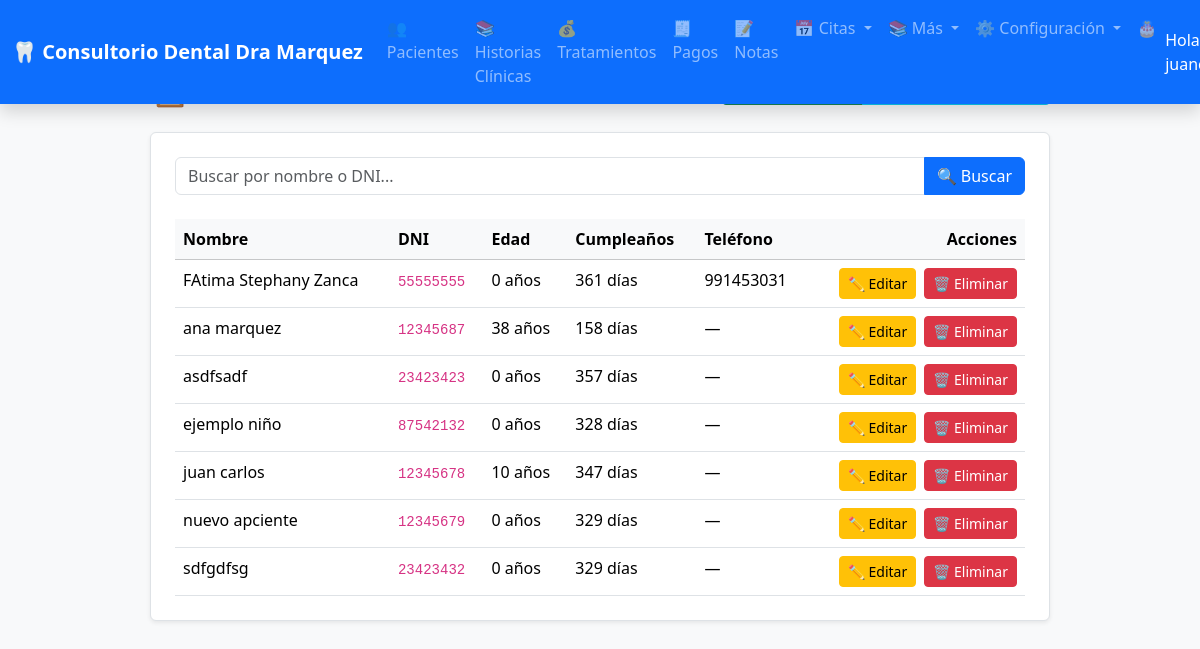
/pacientes/ (signed in), run on the app's committed database.
### configuracion/models.py (models this page shows, shortened)
class ConfiguracionConsultorio(models.Model):
    nombre_consultorio = models.CharField(
        max_length=200,
        default='Consultorio Dental',
        help_text='Nombre del consultorio'
    )
    nombre_doctor = models.CharField(
        max_length=200,
        blank=True,
        help_text='Nombre del doctor/a principal'
    )
    logo = models.ImageField(
        upload_to='configuracion/logos/',
        blank=True,
        null=True,
        help_text='Logo del consultorio (recomendado: 200x200px, PNG con fondo transparente)'
    )
    telefono = models.CharField(
        max_length=20,
        blank=True,
        help_text='Teléfono de contacto'
    )
    email = models.EmailField(
        blank=True,
        help_text='Email de contacto'
    )
    direccion = models.TextField(
        blank=True,
        help_text='Dirección del consultorio'
    )
    sitio_web = models.URLField(
        blank=True,
        help_text='Sitio web (opcional)'
    )
    facebook = models.URLField(blank=True, help_text='URL de Facebook')
    instagram = models.URLField(blank=True, help_text='URL de Instagram')
    modulo_protocolos_activo = models.BooleanField(
        default=True,
        verbose_name='Activar Módulo Protocolo Niños',
        help_text='Si se desactiva, se ocultará la pestaña y funcionalidades de Protocolo Niños.'
    )
    modulo_programa_salud_activo = models.BooleanField(
        default=True,
        verbose_name='Activar Módulo Programa Salud-Confort',
        help_text='Si se desactiva, se ocultará la pestaña y funcionalidades de Programa Salud.'
    )
    class Meta:
        verbose_name = 'Configuración del Consultorio'
        verbose_name_plural = 'Configuración del Consultorio'
    @classmethod
    def get_instance(cls):
        obj, created = cls.objects.get_or_create(pk=1)
        return obj

### pacientes/models.py (models this page shows, shortened)
class Paciente(models.Model):
    nombre_completo = models.CharField(
        max_length=150,
        verbose_name="Nombre completo",
        help_text="Nombres y apellidos completos"
    )
    dni = models.CharField(
        max_length=8,
        unique=True,
        verbose_name="DNI",
        validators=[MinLengthValidator(8)],
        help_text="Documento Nacional de Identidad (8 dígitos)"
    )
    fecha_nacimiento = models.DateField(
        verbose_name="Fecha de nacimiento"
    )
    GENERO_CHOICES = [
        ('M', 'Masculino'),
        ('F', 'Femenino'),
        ('O', 'Otro'),
    ]
    genero = models.CharField(
        max_length=1,
        choices=GENERO_CHOICES,
        verbose_name="Género"
    )
    ESTADO_CIVIL_CHOICES = [
        ('S', 'Soltero/a'),
        ('C', 'Casado/a'),
        ('D', 'Divorciado/a'),
        ('V', 'Viudo/a'),
        ('U', 'Unión libre'),
    ]
    estado_civil = models.CharField(
        max_length=1,
        choices=ESTADO_CIVIL_CHOICES,
        verbose_name="Estado civil"
    )
    telefono = models.CharField(
        max_length=15,
        blank=True,
        verbose_name="Teléfono"
    )
    distrito = models.CharField(
        max_length=100,
        blank=True,
        verbose_name="Distrito"
    )
    direccion = models.TextField(
        blank=True,
        verbose_name="Dirección"
    )
    email = models.EmailField(
        blank=True,
        verbose_name="Email"
    )
    ocupacion = models.CharField(
        max_length=100,
        blank=True,
        verbose_name="Ocupación"
    )
    nombre_tutor = models.CharField(
        max_length=150,
        blank=True,
        verbose_name="Nombre del tutor (si aplica)"
    )
    telefono_tutor = models.CharField(
        max_length=15,
        blank=True,
        verbose_name="Teléfono del tutor",
        help_text="Teléfono de contacto del padre/madre o apoderado"
    )
    enfermedades_previas = models.TextField(
        blank=True,
        verbose_name="Enfermedades previas"
    )
    alergias = models.TextField(
        blank=True,
        verbose_name="Alergias"
    )
    GRUPO_SANGUINEO_CHOICES = [
        ('A+', 'A+'), ('A-', 'A-'),
        ('B+', 'B+'), ('B-', 'B-'),
        ('AB+', 'AB+'), ('AB-', 'AB-'),
        ('O+', 'O+'), ('O-', 'O-'),
    ]
    grupo_sanguineo = models.CharField(
        max_length=3,
        choices=GRUPO_SANGUINEO_CHOICES,
        blank=True,
        verbose_name="Grupo sanguíneo"
    )
    tratamientos_previos = models.TextField(
        blank=True,
        verbose_name="Tratamientos dentales previos"
    )
    experiencias_dentales = models.TextField(
        blank=True,
        verbose_name="Experiencias dentales (miedo, ansiedad, etc.)"
    )
    observaciones = models.TextField(
        blank=True,
        verbose_name="Observaciones generales"
    )
    @property
    def dias_hasta_cumple(self):
        hoy = date.today()
        cumple = self.fecha_nacimiento.replace(year=hoy.year)
        if cumple < hoy:
            cumple = cumple.replace(year=hoy.year + 1)
        return (cumple - hoy).days
    creado_en = models.DateTimeField(auto_now_add=True)
    actualizado_en = models.DateTimeField(auto_now=True)
    class Meta:
        verbose_name = "Paciente"
        verbose_name_plural = "Pacientes"
        ordering = ['nombre_completo']
    @property
    def edad(self):
        if self.fecha_nacimiento:
            today = date.today()
            return today.year - self.fecha_nacimiento.year - (
                (today.month, today.day) < (self.fecha_nacimiento.month, self.fecha_nacimiento.day)
            )
        return None

### pacientes/views.py (the view)
# urls.py: path('', views.ListaPacientesView.as_view(), name='lista'),
class ListaPacientesView(LoginRequiredMixin, ListView):
    model = Paciente
    template_name = 'pacientes/lista_pacientes.html'
    context_object_name = 'pacientes'
    paginate_by = 10
    def get_queryset(self):
        query = self.request.GET.get('q')
        if query:
            return Paciente.objects.filter(
                nombre_completo__icontains=query
            ) | Paciente.objects.filter(
                dni__icontains=query
            )
        return Paciente.objects.all()

### configuracion/context_processors.py (called while the page is built)
def configuracion_consultorio(request):
    return {
        'config': ConfiguracionConsultorio.get_instance()
    }

### pacientes/context_processors.py (called while the page is built)
def cumpleanos_hoy(request):
    hoy = date.today()
    cumpleaneros = Paciente.objects.filter(
        fecha_nacimiento__month=hoy.month,
        fecha_nacimiento__day=hoy.day
    )
    return {
        'cumpleaneros_hoy_count': cumpleaneros.count(),
        'cumpleaneros_hoy': cumpleaneros
    }

### pacientes/templates/pacientes/lista_pacientes.html (shortened to what this page needs)
{% extends 'base.html' %}
{% block content %}
<div class="d-flex justify-content-center">
    <div class="col-lg-9">
        <div class="d-flex justify-content-between align-items-center mb-4">
            <h2 class="mb-0">📋 Lista de Pacientes</h2>
            <div class="btn-group">
                <a href="{% url 'pacientes:crear' %}" class="btn btn-success btn-sm">➕ Nuevo Paciente</a>
                <button type="button" class="btn btn-info btn-sm" onclick="enviarLinkWhatsApp()">
                </button>
            </div>
        </div>
        <div class="bg-white p-3 p-md-4 rounded shadow-sm border">
            <form method="get" class="mb-4">
                <div class="input-group">
                    <input type="text" name="q" class="form-control"
                           placeholder="Buscar por nombre o DNI..."
                           value="{{ request.GET.q }}">
                    <button class="btn btn-primary" type="submit">🔍 Buscar</button>
                </div>
            </form>
            {% if pacientes %}
                <div class="d-none d-md-block">
                    <div class="table-responsive">
                        <table class="table table-hover mb-0">
                            <thead class="table-light">
                                <tr>
                                    <th>Nombre</th>
                                    <th>DNI</th>
                                    <th>Edad</th>
                                    <th class="d-none d-lg-table-cell">Cumpleaños</th>
                                    <th>Teléfono</th>
                                    <th class="text-end">Acciones</th>
                                </tr>
                            </thead>
                            <tbody>
                                {% for paciente in pacientes %}
                                <tr style="cursor: pointer;" onclick="window.location='{% url 'pacientes:detalle' paciente.pk %}'">
                                    <td>{{ paciente.nombre_completo }}</td>
                                    <td><code>{{ paciente.dni }}</code></td>
                                    <td>
                                        {{ paciente.edad }} años
                                    </td>
                                    <td class="d-none d-lg-table-cell">
                                        {% if paciente.dias_hasta_cumple == 0 %}
                                            <span class="badge bg-success">¡Hoy!</span>
                                        {% else %}
                                            {{ paciente.dias_hasta_cumple }} día{{ paciente.dias_hasta_cumple|pluralize }}
                                        {% endif %}
                                    </td>
                                    <td>{{ paciente.telefono|default:"—" }}</td>
                                    <td class="text-end" onclick="event.stopPropagation()">
                                        <a href="{% url 'pacientes:editar' paciente.pk %}" class="btn btn-sm btn-warning me-1">✏️ Editar</a>
                                        <a href="{% url 'pacientes:eliminar' paciente.pk %}"
                                           class="btn btn-sm btn-danger"
                                           onclick="return confirm('¿Eliminar al paciente {{ paciente.nombre_completo }}?\n⚠️ Esta acción eliminará también sus historias, tratamientos y pagos asociados.')">
                                            🗑️ Eliminar
                                        </a>
                                    </td>
                                </tr>
                                {% endfor %}
                            </tbody>
                        </table>
                    </div>
                </div>
            {% else %}
                <div class="text-center py-5">
                    <p class="text-muted mb-3">No hay pacientes registrados.</p>
                    <a href="{% url 'pacientes:crear' %}" class="btn btn-success">➕ Registrar Primer Paciente</a>
                </div>
            {% endif %}
        </div>
    </div>
</div>
{% endblock %}

### templates/base.html (shortened to what this page needs)
{% load static %}
<!DOCTYPE html>
<html lang="es">
<head>
    <link href="https://cdn.jsdelivr.net/npm/bootstrap@5.3.3/dist/css/bootstrap.min.css" rel="stylesheet">
    <link rel="stylesheet" href="https://cdn.jsdelivr.net/npm/bootstrap-icons@1.11.3/font/bootstrap-icons.min.css">
    <link rel="stylesheet" href="{% static 'css/custom.css' %}">
</head>
<body>
<nav class="navbar navbar-expand-lg navbar-dark bg-primary fixed-top shadow">
    <div class="container-fluid">
        <a class="navbar-brand" href="{% url 'pacientes:lista' %}">
            {% if config.logo %}
                <img src="{{ config.logo.url }}" alt="{{ config.nombre_consultorio }}" style="height: 30px; margin-right: 8px;">
            {% else %}
                🦷
            {% endif %}
            {{ config.nombre_consultorio }}
        </a>
        <div class="collapse navbar-collapse" id="navbarNav">
            <ul class="navbar-nav me-auto">
                <li class="nav-item">
                    <a class="nav-link" href="{% url 'pacientes:lista' %}">👥 Pacientes</a>
                </li>
                <li class="nav-item">
                    <a class="nav-link" href="{% url 'historias:lista' %}">📚 Historias Clínicas</a>
                </li>
                <li class="nav-item">
                    <a class="nav-link" href="{% url 'tratamientos:lista' %}">💰 Tratamientos</a>
                </li>
                <li class="nav-item">
                    <a class="nav-link" href="{% url 'tratamientos:lista_pagos' %}">🧾 Pagos</a>
                </li>
                <li class="nav-item">
                    <a class="nav-link" href="{% url 'notas:lista' %}">📝 Notas</a>
                </li>
                <li class="nav-item dropdown">
                    <a class="nav-link dropdown-toggle" href="#" role="button" data-bs-toggle="dropdown">
                        📅 Citas
                    </a>
                </li>
                <li class="nav-item dropdown">
                    <a class="nav-link dropdown-toggle" href="#" role="button" data-bs-toggle="dropdown">
                        📚 Más
                    </a>
                </li>
                {% if user.is_superuser %}
                <li class="nav-item dropdown">
                    <a class="nav-link dropdown-toggle" href="#" role="button" data-bs-toggle="dropdown">
                        ⚙️ Configuración
                    </a>
                </li>
                {% endif %}
                <li class="nav-item dropdown">
                    <a class="nav-link" href="{% url 'pacientes:cumpleanos_proximos' %}">
                        🎂
                    </a>
                </li>
            </ul>
            <ul class="navbar-nav">
                {% if user.is_authenticated %}
                    <li class="nav-item">
                        <span class="navbar-text text-white me-3">
                            Hola, {{ user.username }}
                        </span>
                    </li>
                {% else %}
                    <li class="nav-item">
                        <a class="btn btn-outline-light btn-sm" href="#">Iniciar Sesión</a>
                    </li>
                {% endif %}
            </ul>
        </div>
    </div>
</nav>
<main>
    {% block content %}
    {% endblock %}
</main>
</body>
</html>

### static/css/custom.css (style rules this page uses)
body { background-color: #f8f9fa; }

### templates/base.html (style rules this page uses)
body { padding-top: 70px; }
.navbar-brand { font-weight: bold; }

### data on the page
ConfiguracionConsultorio: nombre_consultorio "Consultorio Dental Dra Marquez"
Paciente: nombre_completo "FAtima Stephany Zanca", dni "55555555", edad "0", dias_hasta_cumple "361", telefono "991453031"
Paciente: nombre_completo "ana marquez", dni "12345687", edad "38", dias_hasta_cumple "158", telefono "—"
Paciente: nombre_completo "asdfsadf", dni "23423423", edad "0", dias_hasta_cumple "357", telefono "—"
Paciente: nombre_completo "ejemplo niño", dni "87542132", edad "0", dias_hasta_cumple "328", telefono "—"
Paciente: nombre_completo "juan carlos", dni "12345678", edad "10", dias_hasta_cumple "347", telefono "—"
Paciente: nombre_completo "nuevo apciente", dni "12345679", edad "0", dias_hasta_cumple "329", telefono "—"
Paciente: nombre_completo "sdfgdfsg", dni "23423432", edad "0", dias_hasta_cumple "329", telefono "—"
